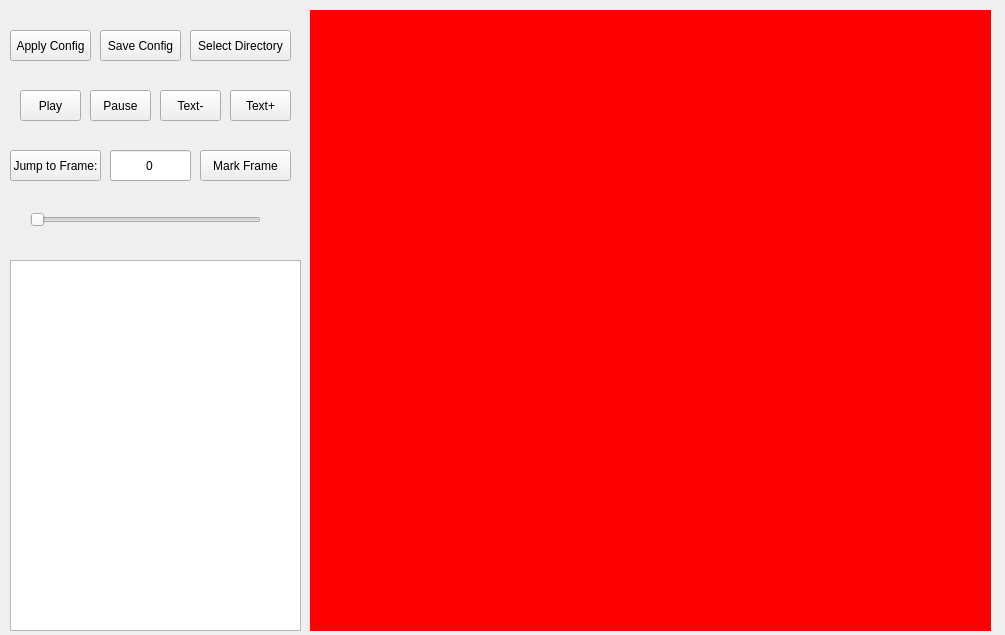
<?xml version="1.0" encoding="UTF-8"?>
<ui version="4.0">
 <class>FaceEffectToolWidget</class>
 <widget class="QWidget" name="FaceEffectToolWidget">
  <property name="geometry">
   <rect>
    <x>0</x>
    <y>0</y>
    <width>1005</width>
    <height>635</height>
   </rect>
  </property>
  <property name="windowTitle">
   <string>Sprite Tool</string>
  </property>
  <widget class="QWidget" name="controlWidget" native="true">
   <property name="geometry">
    <rect>
     <x>10</x>
     <y>10</y>
     <width>291</width>
     <height>241</height>
    </rect>
   </property>
   <property name="styleSheet">
    <string notr="true"/>
   </property>
   <widget class="QPushButton" name="applyBtn">
    <property name="geometry">
     <rect>
      <x>0</x>
      <y>20</y>
      <width>81</width>
      <height>31</height>
     </rect>
    </property>
    <property name="text">
     <string>Apply Config</string>
    </property>
   </widget>
   <widget class="QPushButton" name="playBtn">
    <property name="geometry">
     <rect>
      <x>10</x>
      <y>80</y>
      <width>61</width>
      <height>31</height>
     </rect>
    </property>
    <property name="text">
     <string>Play</string>
    </property>
   </widget>
   <widget class="QPushButton" name="pauseBtn">
    <property name="geometry">
     <rect>
      <x>80</x>
      <y>80</y>
      <width>61</width>
      <height>31</height>
     </rect>
    </property>
    <property name="text">
     <string>Pause</string>
    </property>
   </widget>
   <widget class="QLineEdit" name="frameEdit">
    <property name="geometry">
     <rect>
      <x>100</x>
      <y>140</y>
      <width>81</width>
      <height>31</height>
     </rect>
    </property>
    <property name="text">
     <string>0</string>
    </property>
    <property name="alignment">
     <set>Qt::AlignCenter</set>
    </property>
   </widget>
   <widget class="QPushButton" name="jumpBtn">
    <property name="geometry">
     <rect>
      <x>0</x>
      <y>140</y>
      <width>91</width>
      <height>31</height>
     </rect>
    </property>
    <property name="text">
     <string>Jump to Frame:</string>
    </property>
   </widget>
   <widget class="QPushButton" name="saveBtn">
    <property name="geometry">
     <rect>
      <x>90</x>
      <y>20</y>
      <width>81</width>
      <height>31</height>
     </rect>
    </property>
    <property name="text">
     <string>Save Config</string>
    </property>
   </widget>
   <widget class="QSlider" name="progressSlider">
    <property name="geometry">
     <rect>
      <x>20</x>
      <y>200</y>
      <width>231</width>
      <height>19</height>
     </rect>
    </property>
    <property name="orientation">
     <enum>Qt::Horizontal</enum>
    </property>
   </widget>
   <widget class="QPushButton" name="dirBtn">
    <property name="geometry">
     <rect>
      <x>180</x>
      <y>20</y>
      <width>101</width>
      <height>31</height>
     </rect>
    </property>
    <property name="text">
     <string>Select Directory</string>
    </property>
   </widget>
   <widget class="QPushButton" name="textRightBtn">
    <property name="geometry">
     <rect>
      <x>150</x>
      <y>80</y>
      <width>61</width>
      <height>31</height>
     </rect>
    </property>
    <property name="text">
     <string>Text-</string>
    </property>
   </widget>
   <widget class="QPushButton" name="textLeftBtn">
    <property name="geometry">
     <rect>
      <x>220</x>
      <y>80</y>
      <width>61</width>
      <height>31</height>
     </rect>
    </property>
    <property name="text">
     <string>Text+</string>
    </property>
   </widget>
   <widget class="QPushButton" name="markFrameBtn">
    <property name="geometry">
     <rect>
      <x>190</x>
      <y>140</y>
      <width>91</width>
      <height>31</height>
     </rect>
    </property>
    <property name="text">
     <string>Mark Frame</string>
    </property>
   </widget>
  </widget>
  <widget class="QTextEdit" name="configEdit">
   <property name="geometry">
    <rect>
     <x>10</x>
     <y>260</y>
     <width>291</width>
     <height>371</height>
    </rect>
   </property>
  </widget>
  <widget class="QWidget" name="contentWidget" native="true">
   <property name="geometry">
    <rect>
     <x>310</x>
     <y>10</y>
     <width>681</width>
     <height>621</height>
    </rect>
   </property>
   <property name="styleSheet">
    <string notr="true">background-color:#f00</string>
   </property>
  </widget>
 </widget>
 <resources/>
 <connections/>
</ui>
